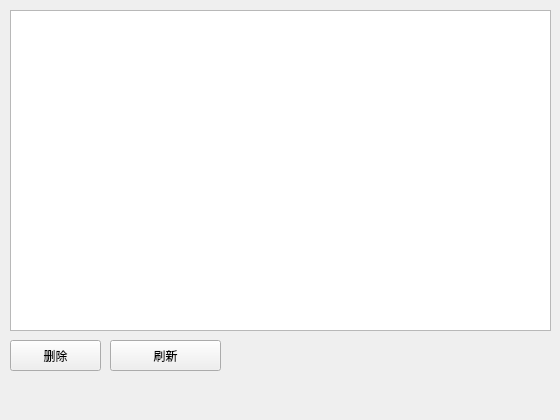
<?xml version="1.0" encoding="UTF-8"?>
<ui version="4.0">
 <class>edititem</class>
 <widget class="QWidget" name="edititem">
  <property name="geometry">
   <rect>
    <x>0</x>
    <y>0</y>
    <width>560</width>
    <height>420</height>
   </rect>
  </property>
  <property name="windowTitle">
   <string>Form</string>
  </property>
  <widget class="QTableView" name="tableView">
   <property name="geometry">
    <rect>
     <x>10</x>
     <y>10</y>
     <width>541</width>
     <height>321</height>
    </rect>
   </property>
  </widget>
  <widget class="QPushButton" name="pushButtonRefresh">
   <property name="geometry">
    <rect>
     <x>110</x>
     <y>340</y>
     <width>111</width>
     <height>31</height>
    </rect>
   </property>
   <property name="text">
    <string>刷新</string>
   </property>
  </widget>
  <widget class="QPushButton" name="pushButtondelete">
   <property name="geometry">
    <rect>
     <x>10</x>
     <y>340</y>
     <width>91</width>
     <height>31</height>
    </rect>
   </property>
   <property name="text">
    <string>删除</string>
   </property>
  </widget>
 </widget>
 <resources/>
 <connections/>
</ui>
